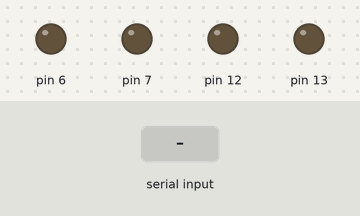
Recording of a sketch running on a simulated Arduino Uno, built with avr-gcc and run on an emulated ATmega328P. Shown: output pins drawn as LEDs (lit = HIGH). The inputs (shaded band) are chosen by the test bench. What the sketch prints to the serial monitor is not drawn.

Above: at 1.2 s.
1.3 s: "F" received over Serial
At 2.5 s:
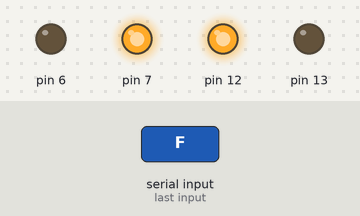
2.8 s: "B" received over Serial
At 3.9 s:
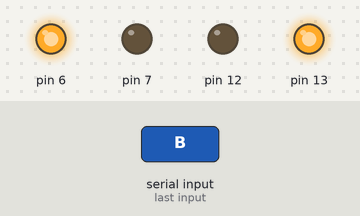
4.3 s: "R" received over Serial
At 5.1 s:
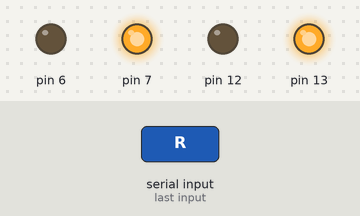
5.8 s: "L" received over Serial
At 6.1 s:
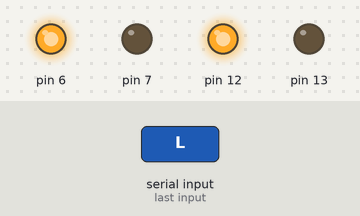
Timing chart, 0 to 8.3 s (numbered marks = the images above; inputs shaded):
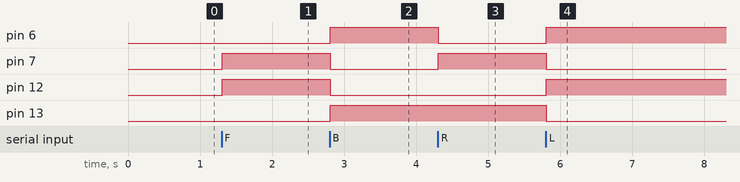

The sketch:

RC_Car_paula.ino
```cpp
char reading;
void setup()
{//motor1
  pinMode(7,OUTPUT);
  pinMode(6,OUTPUT);
  //motor2
  pinMode(13,OUTPUT);
  pinMode(12,OUTPUT);

   Serial.begin(9600);
}
void loop()
{
  if (Serial.available())
  reading=Serial.read();
  Serial.println(reading);
  {switch(reading){
    case 'F':
    Forward();
    break;
    case 'B':
    Back();
    break;
    case 'R':
    Right();
    break;
    case 'L':
    Left();
    break;
    default:
    Stop();
    break;
    }
  }}

void Forward(){
 digitalWrite(7,HIGH);
 digitalWrite(6,LOW);
 digitalWrite(12,HIGH);
 digitalWrite(13,LOW);}

 void Back(){
  digitalWrite(7,LOW);
  digitalWrite(6,HIGH);
  digitalWrite(12,LOW);
  digitalWrite(13,HIGH);}

  void Right(){
    digitalWrite(6,LOW);
    digitalWrite(7,HIGH);
    digitalWrite(13,HIGH);
    digitalWrite(12,LOW);}

    void Left(){
        digitalWrite(6,HIGH);
        digitalWrite(7,LOW);
        digitalWrite(13,LOW);
        digitalWrite(12,HIGH);
        }
        void Stop(){
        digitalWrite(6,LOW);
        digitalWrite(7,LOW);
        digitalWrite(13,LOW);
        digitalWrite(12,LOW);}
```

Measured:
- after the input at 1.3 s, pin 7, pin 12: LOW → HIGH at once
- after the input at 2.8 s, pin 6, pin 13: LOW → HIGH at once; pin 7, pin 12: HIGH → LOW at once
- after the input at 4.3 s, pin 6: HIGH → LOW at once; pin 7: LOW → HIGH at once
- after the input at 5.8 s, pin 6, pin 12: LOW → HIGH at once; pin 7, pin 13: HIGH → LOW at once
